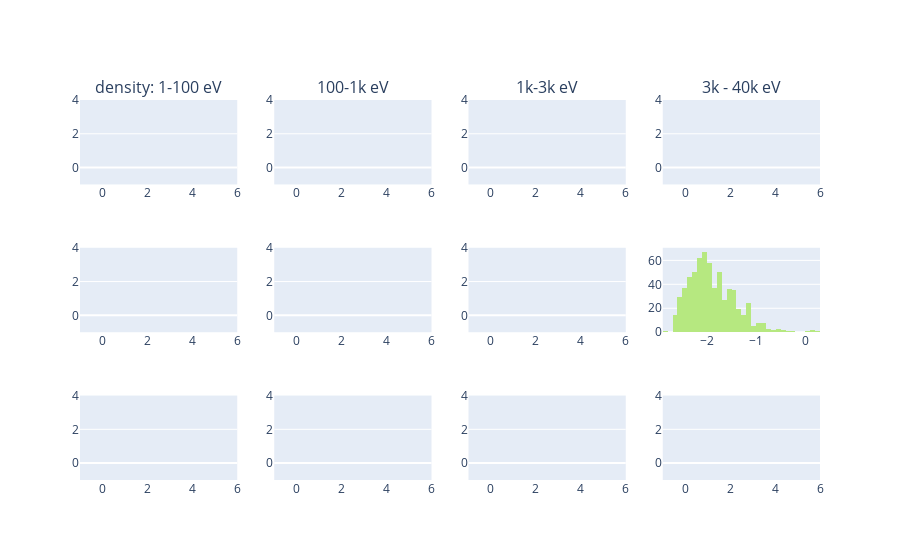

The notebook cell this image was saved under:
### Code cell
index11 = index & (agg_df['region'] == 'Lobe') & (agg_df['energy'] < 100)
index12 = index & (agg_df['region'] == 'Lobe') & (agg_df['energy'] > 100)& (agg_df['energy'] < 1000)
index13 = index & (agg_df['region'] == 'Lobe') & (agg_df['energy'] > 1000)& (agg_df['energy'] < 3000)
index14 = index & (agg_df['region'] == 'Lobe') & (agg_df['energy'] > 3000)

index21 = index & (agg_df['region'] == 'BL') & (agg_df['energy'] < 100)
index22 = index & (agg_df['region'] == 'BL') & (agg_df['energy'] > 100)& (agg_df['energy'] < 1000)
index23 = index & (agg_df['region'] == 'BL') & (agg_df['energy'] > 1000)& (agg_df['energy'] < 3000)
index24 = index & (agg_df['region'] == 'BL') & (agg_df['energy'] > 3000)

index31 = index & (agg_df['region'] == 'PS') & (agg_df['energy'] < 100)
index32 = index & (agg_df['region'] == 'PS') & (agg_df['energy'] > 100)& (agg_df['energy'] < 1000)
index33 = index & (agg_df['region'] == 'PS') & (agg_df['energy'] > 1000)& (agg_df['energy'] < 3000)
index34 = index & (agg_df['region'] == 'PS') & (agg_df['energy'] > 3000)

fig = make_subplots(rows=3, cols=4, subplot_titles=("density: 1-100 eV", "100-1k eV", "1k-3k eV", "3k - 40k eV"))

fig.add_trace(go.Histogram(x= np.log10(agg_df.loc[index11,'n'])) ,row=1, col=1)# 


fig.add_trace(go.Histogram(x= np.log10(agg_df.loc[index12,'n'])) ,row=1, col=2)
fig.add_trace(go.Histogram(x= np.log10(agg_df.loc[index13,'n'])) ,row=1, col=3)
fig.add_trace(go.Histogram(x= np.log10(agg_df.loc[index14,'n'])) ,row=1, col=4)

fig.add_trace(go.Histogram(x= np.log10(agg_df.loc[index21,'n'])) ,row=2, col=1)
fig.add_trace(go.Histogram(x= np.log10(agg_df.loc[index22,'n'])) ,row=2, col=2)
fig.add_trace(go.Histogram(x= np.log10(agg_df.loc[index23,'n'])) ,row=2, col=3)
fig.add_trace(go.Histogram(x= np.log10(agg_df.loc[index24,'n'])) ,row=2, col=4)

fig.add_trace(go.Histogram(x= np.log10(agg_df.loc[index31,'n'])) ,row=3, col=1)
fig.add_trace(go.Histogram(x= np.log10(agg_df.loc[index32,'n'])) ,row=3, col=2)
fig.add_trace(go.Histogram(x= np.log10(agg_df.loc[index33,'n'])) ,row=3, col=3)
fig.add_trace(go.Histogram(x= np.log10(agg_df.loc[index34,'n'])) ,row=3, col=4)


# #fig.add_trace(go.Histogram(x=agg_df.loc[index12,'v'], xbins=dict(start=0,end=400, size=10)), row=1, col=1)
# fig.add_trace(go.Histogram(x= np.log10(agg_df.loc[index1,'n'])) ,row=1, col=2)

# fig.add_trace(go.Histogram(x=agg_df.loc[index2,'v']), row=2, col=1)
# fig.add_trace(go.Histogram(x= np.log10(agg_df.loc[index2,'n'])) ,row=2, col=2)

# fig.add_trace(go.Histogram(x=agg_df.loc[index3,'v']), row=3, col=1)
# fig.add_trace(go.Histogram(x= np.log10(agg_df.loc[index3,'n'])) ,row=3, col=2)


fig.update_layout(showlegend=False)

### Figure 1 — Plotly figure (JSON) as saved in the notebook; plotly's stock layout.template omitted (floating-point values rounded to 4 significant figures; data arrays with more than 128 entries replaced by an {"elided": "..."} marker saying what was removed)
{"data": [{"type": "histogram", "x": [], "xaxis": "x", "yaxis": "y"}, {"type": "histogram", "x": [], "xaxis": "x2", "yaxis": "y2"}, {"type": "histogram", "x": [], "xaxis": "x3", "yaxis": "y3"}, {"type": "histogram", "x": [], "xaxis": "x4", "yaxis": "y4"}, {"type": "histogram", "x": [], "xaxis": "x5", "yaxis": "y5"}, {"type": "histogram", "x": [], "xaxis": "x6", "yaxis": "y6"}, {"type": "histogram", "x": [], "xaxis": "x7", "yaxis": "y7"}, {"type": "histogram", "x": {"elided": "643 float values"}, "xaxis": "x8", "yaxis": "y8"}, {"type": "histogram", "x": [], "xaxis": "x9", "yaxis": "y9"}, {"type": "histogram", "x": [], "xaxis": "x10", "yaxis": "y10"}, {"type": "histogram", "x": [], "xaxis": "x11", "yaxis": "y11"}, {"type": "histogram", "x": [], "xaxis": "x12", "yaxis": "y12"}], "layout": {"annotations": [{"font": {"size": 16}, "showarrow": false, "text": "density: 1-100 eV", "x": 0.1062, "xanchor": "center", "xref": "paper", "y": 1, "yanchor": "bottom", "yref": "paper"}, {"font": {"size": 16}, "showarrow": false, "text": "100-1k eV", "x": 0.3688, "xanchor": "center", "xref": "paper", "y": 1, "yanchor": "bottom", "yref": "paper"}, {"font": {"size": 16}, "showarrow": false, "text": "1k-3k eV", "x": 0.6313, "xanchor": "center", "xref": "paper", "y": 1, "yanchor": "bottom", "yref": "paper"}, {"font": {"size": 16}, "showarrow": false, "text": "3k - 40k eV", "x": 0.8938, "xanchor": "center", "xref": "paper", "y": 1, "yanchor": "bottom", "yref": "paper"}], "showlegend": false, "xaxis": {"anchor": "y", "domain": [0, 0.2125]}, "xaxis10": {"anchor": "y10", "domain": [0.2625, 0.475]}, "xaxis11": {"anchor": "y11", "domain": [0.525, 0.7375]}, "xaxis12": {"anchor": "y12", "domain": [0.7875, 1]}, "xaxis2": {"anchor": "y2", "domain": [0.2625, 0.475]}, "xaxis3": {"anchor": "y3", "domain": [0.525, 0.7375]}, "xaxis4": {"anchor": "y4", "domain": [0.7875, 1]}, "xaxis5": {"anchor": "y5", "domain": [0, 0.2125]}, "xaxis6": {"anchor": "y6", "domain": [0.2625, 0.475]}, "xaxis7": {"anchor": "y7", "domain": [0.525, 0.7375]}, "xaxis8": {"anchor": "y8", "domain": [0.7875, 1]}, "xaxis9": {"anchor": "y9", "domain": [0, 0.2125]}, "yaxis": {"anchor": "x", "domain": [0.7778, 1]}, "yaxis10": {"anchor": "x10", "domain": [0, 0.2222]}, "yaxis11": {"anchor": "x11", "domain": [0, 0.2222]}, "yaxis12": {"anchor": "x12", "domain": [0, 0.2222]}, "yaxis2": {"anchor": "x2", "domain": [0.7778, 1]}, "yaxis3": {"anchor": "x3", "domain": [0.7778, 1]}, "yaxis4": {"anchor": "x4", "domain": [0.7778, 1]}, "yaxis5": {"anchor": "x5", "domain": [0.3889, 0.6111]}, "yaxis6": {"anchor": "x6", "domain": [0.3889, 0.6111]}, "yaxis7": {"anchor": "x7", "domain": [0.3889, 0.6111]}, "yaxis8": {"anchor": "x8", "domain": [0.3889, 0.6111]}, "yaxis9": {"anchor": "x9", "domain": [0, 0.2222]}}}
